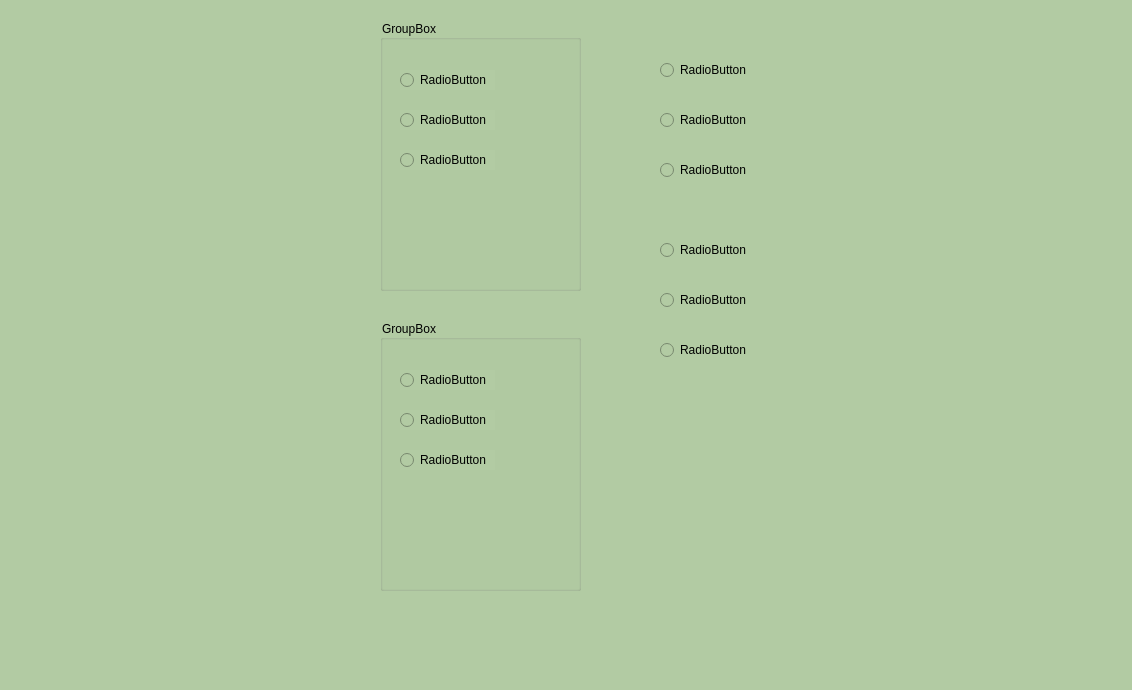
<?xml version="1.0" encoding="UTF-8"?>
<ui version="4.0">
 <class>MainWindow</class>
 <widget class="QMainWindow" name="MainWindow">
  <property name="geometry">
   <rect>
    <x>0</x>
    <y>0</y>
    <width>1132</width>
    <height>690</height>
   </rect>
  </property>
  <property name="windowTitle">
   <string>MainWindow</string>
  </property>
  <property name="styleSheet">
   <string notr="true">background-color: rgb(178, 203, 163);</string>
  </property>
  <widget class="QWidget" name="centralwidget">
   <widget class="QLabel" name="label_3">
    <property name="geometry">
     <rect>
      <x>960</x>
      <y>20</y>
      <width>131</width>
      <height>111</height>
     </rect>
    </property>
    <property name="text">
     <string/>
    </property>
    <property name="pixmap">
     <pixmap resource="../Recursos.qrc">:/Imagenes/Media/FI.jpg</pixmap>
    </property>
    <property name="scaledContents">
     <bool>true</bool>
    </property>
   </widget>
   <widget class="QLabel" name="label_4">
    <property name="geometry">
     <rect>
      <x>910</x>
      <y>510</y>
      <width>171</width>
      <height>121</height>
     </rect>
    </property>
    <property name="text">
     <string/>
    </property>
    <property name="pixmap">
     <pixmap resource="../Recursos.qrc">:/Imagenes/Media/logo.jpg</pixmap>
    </property>
    <property name="scaledContents">
     <bool>true</bool>
    </property>
   </widget>
   <widget class="QLabel" name="label">
    <property name="geometry">
     <rect>
      <x>10</x>
      <y>20</y>
      <width>231</width>
      <height>201</height>
     </rect>
    </property>
    <property name="text">
     <string/>
    </property>
    <property name="pixmap">
     <pixmap resource="../Recursos.qrc">:/Imagenes/Media/UAT.jpg</pixmap>
    </property>
    <property name="scaledContents">
     <bool>true</bool>
    </property>
   </widget>
   <widget class="QGroupBox" name="groupBox">
    <property name="geometry">
     <rect>
      <x>380</x>
      <y>20</y>
      <width>201</width>
      <height>271</height>
     </rect>
    </property>
    <property name="title">
     <string>GroupBox</string>
    </property>
    <widget class="QRadioButton" name="radioButton_4">
     <property name="geometry">
      <rect>
       <x>20</x>
       <y>50</y>
       <width>95</width>
       <height>20</height>
      </rect>
     </property>
     <property name="text">
      <string>RadioButton</string>
     </property>
    </widget>
    <widget class="QRadioButton" name="radioButton_5">
     <property name="geometry">
      <rect>
       <x>20</x>
       <y>90</y>
       <width>95</width>
       <height>20</height>
      </rect>
     </property>
     <property name="text">
      <string>RadioButton</string>
     </property>
    </widget>
    <widget class="QRadioButton" name="radioButton_6">
     <property name="geometry">
      <rect>
       <x>20</x>
       <y>130</y>
       <width>95</width>
       <height>20</height>
      </rect>
     </property>
     <property name="text">
      <string>RadioButton</string>
     </property>
    </widget>
   </widget>
   <widget class="QRadioButton" name="radioButton">
    <property name="geometry">
     <rect>
      <x>660</x>
      <y>60</y>
      <width>95</width>
      <height>20</height>
     </rect>
    </property>
    <property name="text">
     <string>RadioButton</string>
    </property>
   </widget>
   <widget class="QRadioButton" name="radioButton_2">
    <property name="geometry">
     <rect>
      <x>660</x>
      <y>110</y>
      <width>95</width>
      <height>20</height>
     </rect>
    </property>
    <property name="text">
     <string>RadioButton</string>
    </property>
   </widget>
   <widget class="QRadioButton" name="radioButton_3">
    <property name="geometry">
     <rect>
      <x>660</x>
      <y>160</y>
      <width>95</width>
      <height>20</height>
     </rect>
    </property>
    <property name="text">
     <string>RadioButton</string>
    </property>
   </widget>
   <widget class="QGroupBox" name="groupBox_2">
    <property name="geometry">
     <rect>
      <x>380</x>
      <y>320</y>
      <width>201</width>
      <height>271</height>
     </rect>
    </property>
    <property name="title">
     <string>GroupBox</string>
    </property>
    <widget class="QRadioButton" name="radioButton_7">
     <property name="geometry">
      <rect>
       <x>20</x>
       <y>50</y>
       <width>95</width>
       <height>20</height>
      </rect>
     </property>
     <property name="text">
      <string>RadioButton</string>
     </property>
    </widget>
    <widget class="QRadioButton" name="radioButton_8">
     <property name="geometry">
      <rect>
       <x>20</x>
       <y>90</y>
       <width>95</width>
       <height>20</height>
      </rect>
     </property>
     <property name="text">
      <string>RadioButton</string>
     </property>
    </widget>
    <widget class="QRadioButton" name="radioButton_9">
     <property name="geometry">
      <rect>
       <x>20</x>
       <y>130</y>
       <width>95</width>
       <height>20</height>
      </rect>
     </property>
     <property name="text">
      <string>RadioButton</string>
     </property>
    </widget>
   </widget>
   <widget class="QRadioButton" name="radioButton_10">
    <property name="geometry">
     <rect>
      <x>660</x>
      <y>340</y>
      <width>95</width>
      <height>20</height>
     </rect>
    </property>
    <property name="text">
     <string>RadioButton</string>
    </property>
   </widget>
   <widget class="QRadioButton" name="radioButton_11">
    <property name="geometry">
     <rect>
      <x>660</x>
      <y>240</y>
      <width>95</width>
      <height>20</height>
     </rect>
    </property>
    <property name="text">
     <string>RadioButton</string>
    </property>
   </widget>
   <widget class="QRadioButton" name="radioButton_12">
    <property name="geometry">
     <rect>
      <x>660</x>
      <y>290</y>
      <width>95</width>
      <height>20</height>
     </rect>
    </property>
    <property name="text">
     <string>RadioButton</string>
    </property>
   </widget>
  </widget>
  <widget class="QMenuBar" name="menubar">
   <property name="geometry">
    <rect>
     <x>0</x>
     <y>0</y>
     <width>1132</width>
     <height>26</height>
    </rect>
   </property>
  </widget>
  <widget class="QStatusBar" name="statusbar"/>
 </widget>
 <resources>
  <include location="../Recursos.qrc"/>
 </resources>
 <connections/>
</ui>
